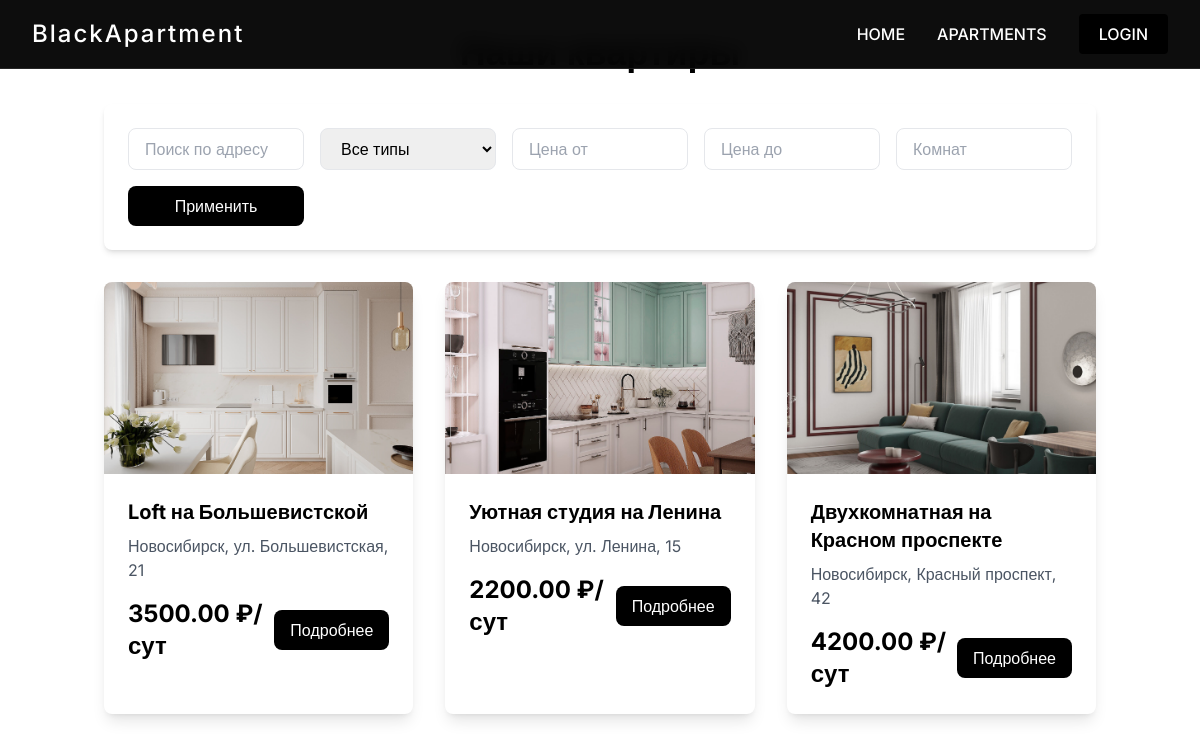
Before: /apartments/ with the older database file.
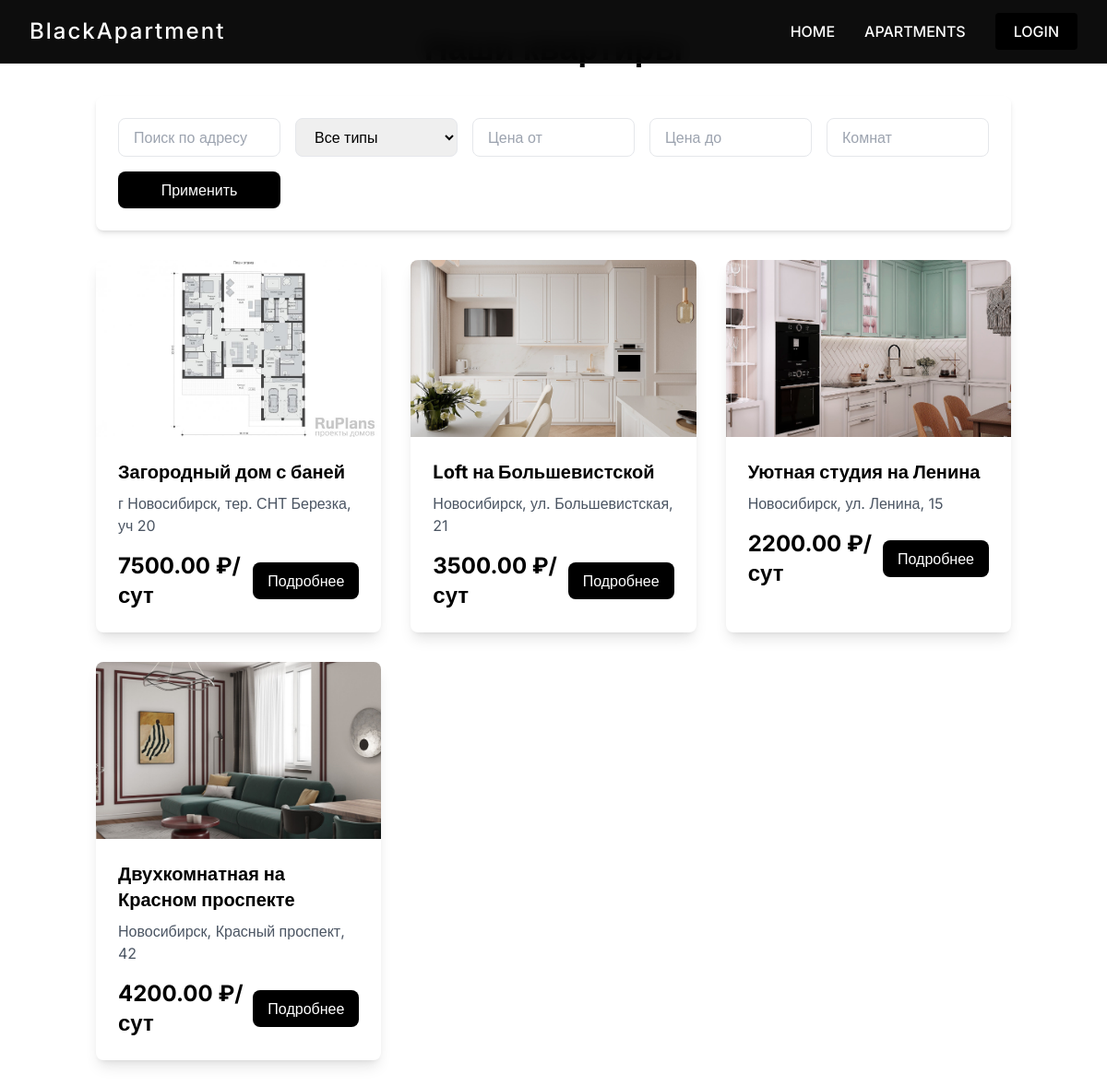
After: the same page with the newer database file.
### BlackApp/models.py (models this page shows, shortened)
class Property(models.Model):
    PROPERTY_TYPES = (
        ('apartment', 'Квартира'),
        ('house', 'Дом'),
        ('commercial', 'Коммерческая'),
        ('land', 'Участок'),
    )
    MODERATION_STATUSES = (
        ('draft', 'Черновик'),
        ('pending', 'На модерации'),
        ('approved', 'Одобрено'),
        ('rejected', 'Отклонено'),
        ('archived', 'В архиве'),
    )
    owner = models.ForeignKey(
        User,
        on_delete=models.CASCADE,
        related_name='properties',
        limit_choices_to={'user_type': 'landlord'},
        verbose_name='Владелец'
    )
    title = models.CharField('Заголовок', max_length=200)
    description = models.TextField('Описание')
    address = models.CharField('Адрес', max_length=255, db_index=True)
    latitude = models.FloatField('Широта', null=True, blank=True)
    longitude = models.FloatField('Долгота', null=True, blank=True)
    property_type = models.CharField('Тип', max_length=20, choices=PROPERTY_TYPES, db_index=True)
    price = models.DecimalField('Цена', max_digits=12, decimal_places=2, db_index=True)
    rooms = models.PositiveSmallIntegerField('Комнат', null=True, blank=True, db_index=True)
    area = models.FloatField('Площадь (м²)')
    floor = models.PositiveSmallIntegerField('Этаж', null=True, blank=True)
    floors_total = models.PositiveSmallIntegerField('Этажей в доме', null=True, blank=True)
    has_furniture = models.BooleanField('С мебелью', default=False)
    has_appliances = models.BooleanField('С техникой', default=False)
    separate_bathroom = models.BooleanField('Раздельный санулзел', default=False)
    allows_pets = models.BooleanField('Можно с животными', default=False)
    allows_children = models.BooleanField('Можно с детьми', default=False)
    egrn_number = models.CharField(
        'Номер ЕГРН',
        max_length=50,
        unique=True,
        help_text='Выписка из Единого государственного реестра недвижимости'
    )
    egrn_file = models.FileField(
        'Файл ЕГРН',
        upload_to='temp/egrn/%Y/%m/',
        help_text='Загрузите выписку из ЕГРН'
    )
    egrn_verified = models.BooleanField('ЕГРН проверен', default=False)
    moderation_status = models.CharField(
        'Статус модерации',
        max_length=20,
        choices=MODERATION_STATUSES,
        default='pending',
        db_index=True
    )
    moderator = models.ForeignKey(
        User,
        on_delete=models.SET_NULL,
        null=True,
        blank=True,
        related_name='moderated_properties',
        limit_choices_to={'user_type__in': ['moderator', 'admin']}
    )
    moderation_comment = models.TextField('Комментарий модератора', blank=True)
    moderated_at = models.DateTimeField('Дата модерации', null=True, blank=True)
    created_at = models.DateTimeField('Создано', auto_now_add=True, db_index=True)
    updated_at = models.DateTimeField('Обновлено', auto_now=True)
    published_at = models.DateTimeField('Опубликовано', null=True, blank=True, db_index=True)
    views_count = models.PositiveIntegerField('Просмотры', default=0)
    class Meta:
        verbose_name = 'Объект недвижимости'
        verbose_name_plural = 'Объекты недвижимости'
        ordering = ['-published_at']
        indexes = [
            models.Index(fields=['moderation_status', 'published_at']),
            models.Index(fields=['property_type', 'price']),
            models.Index(fields=['rooms', 'area']),
        ]

class PropertyImage(models.Model):
    property = models.ForeignKey(Property, on_delete=models.CASCADE, related_name='images')
    image = models.ImageField('Фото', upload_to='temp/%Y/%m/%d/')
    thumbnail = models.ImageField('Миниатюра', upload_to='temp/thumbnails/%Y/%m/%d/', null=True, blank=True)
    is_main = models.BooleanField('Главное фото', default=False)
    sort_order = models.PositiveSmallIntegerField('Порядок', default=0)
    class Meta:
        verbose_name = 'Фото'
        verbose_name_plural = 'Фото'
        ordering = ['-is_main', 'sort_order']
        indexes = [
            models.Index(fields=['property', 'is_main']),
        ]

### BlackApp/views.py (the view, shortened to what this page needs)
# urls.py: path('apartments/', views.apartment_list, name='apartment_list'),
def apartment_list(request):
    properties = Property.objects.filter(moderation_status='approved').order_by('-published_at')
    address_query = request.GET.get('address', '').strip()
    property_type = request.GET.get('type')
    if property_type:
        properties = properties.filter(property_type=property_type)
    min_price = request.GET.get('min_price')
    if min_price:
        properties = properties.filter(price__gte=min_price)
    max_price = request.GET.get('max_price')
    if max_price:
        properties = properties.filter(price__lte=max_price)
    rooms = request.GET.get('rooms')
    if rooms:
        properties = properties.filter(rooms=rooms)
    context = {
        'properties': properties,
        'property_types': Property.PROPERTY_TYPES,
    }
    return render(request, 'BlackApp/apartments.html', context)

### templates/BlackApp/apartments.html (shortened to what this page needs)
{% extends 'BlackApp/base.html' %}
{% load static %}
{% block content %}
<div class="container mx-auto px-4 py-8">
    <h1 class="text-4xl font-bold text-center mb-8">Наши квартиры</h1>
    <div class="bg-white p-6 rounded-lg shadow-md mb-8">
        <form method="get" class="grid grid-cols-1 md:grid-cols-5 gap-4" autocomplete="off">
            <input type="text" name="address" placeholder="Поиск по адресу" value="{{ request.GET.address|default:'' }}" class="border rounded-lg px-4 py-2">
            <select name="type" class="border rounded-lg px-4 py-2">
                <option value="">Все типы</option>
            </select>
            <input type="number" name="min_price" placeholder="Цена от" value="{{ request.GET.min_price }}" class="border rounded-lg px-4 py-2">
            <input type="number" name="max_price" placeholder="Цена до" value="{{ request.GET.max_price }}" class="border rounded-lg px-4 py-2">
            <input type="number" name="rooms" placeholder="Комнат" value="{{ request.GET.rooms }}" class="border rounded-lg px-4 py-2">
            <button type="submit" class="md:col-span-1 bg-black text-white px-6 py-2 rounded-lg hover:bg-gray-800 transition">Применить</button>
        </form>
    </div>
    {% if properties %}
    <div class="grid grid-cols-1 md:grid-cols-2 lg:grid-cols-3 gap-8">
        {% for prop in properties %}
        <div class="bg-white rounded-lg shadow-lg overflow-hidden transform transition hover:scale-105">
            <div class="h-48 overflow-hidden">
                {% if prop.images.all %}
                <img src="{{ prop.images.first.image.url }}" alt="{{ prop.title }}" class="w-full h-full object-cover">
                {% else %}
                <div class="w-full h-full bg-gray-300 flex items-center justify-center text-gray-600">Нет фото</div>
                {% endif %}
            </div>
            <div class="p-6">
                <h3 class="text-xl font-bold mb-2">{{ prop.title }}</h3>
                <p class="text-gray-600 mb-4">{{ prop.address }}</p>
                <div class="flex justify-between items-center">
                    <span class="text-2xl font-bold">{{ prop.price }} ₽/сут</span>
                    <a href="{% url 'apartment_detail' prop.id %}" class="bg-black text-white px-4 py-2 rounded-lg hover:bg-gray-800 transition">Подробнее</a>
                </div>
            </div>
        </div>
        {% endfor %}
    </div>
    {% else %}
    <p class="text-center text-gray-500 py-12">Квартиры не найдены</p>
    {% endif %}
</div>
{% endblock %}

### templates/BlackApp/base.html (shortened to what this page needs)
{% load static %}
<!DOCTYPE html>
<html lang="ru">
<head>
    <link rel="stylesheet" href="https://unpkg.com/leaflet/dist/leaflet.css">
    <link rel="stylesheet" href="{% static 'css/style.css' %}">
    <script src="https://cdn.tailwindcss.com"></script>
    <link rel="stylesheet" href="https://cdn.jsdelivr.net/npm/suggestions-jquery@21.12.0/dist/css/suggestions.min.css">
    <link rel="stylesheet" href="https://cdn.jsdelivr.net/npm/flatpickr/dist/flatpickr.min.css">
</head>
<body class="bg-noir-50 min-h-screen flex flex-col">
    <main class="flex-grow">
        {% block content %}{% endblock %}
    </main>
</body>
</html>

### static/css/style.css (style rules this page uses)
* { margin: 0; padding: 0; box-sizing: border-box; }
body { font-family: 'Inter', sans-serif; line-height: 1.6; }
a, button { transition: all 0.3s ease; }

Changed rows visible on the page:
added Property: images.first.image (picture), title "Загородный дом с баней", address "г Новосибирск, тер. СНТ Березка, уч 20", price "7500.00"
